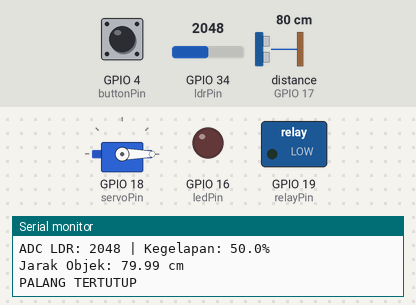
Recording of a sketch running on a simulated ESP32. On the bench: servo, switched loads named in the sketch (green lamp = pin HIGH), output pins drawn as LEDs (lit = HIGH), the last lines printed to the serial monitor. Wiring (from diagram.json): ultrasonic range finder: trigger GPIO 5; echo GPIO 17. The test bench sets the inputs (shaded band); at power-on: distance to the obstacle (sensor on GPIO 17) 80 cm, GPIO 4 (buttonPin) HIGH, GPIO 34 (ldrPin) = 2048 (analog values on the 0–4095 scale). The echo pulse lasts 58.3 µs per cm; WiFi joins after 1.5 s; servers stay silent unless stated; no MQTT or app messages arrive unless stated; pins used as bus, display or sensor lines are not drawn.

Above: at 2.7 s.
2.8 s: distance to the obstacle (sensor on GPIO 17) set to 12 cm
6.5 s: distance to the obstacle (sensor on GPIO 17) set to 9 cm
At 7.0 s:
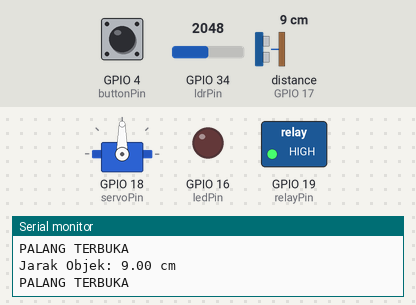
9.5 s: GPIO 4 (buttonPin) pulled LOW for 0.15 s
At 10.5 s:
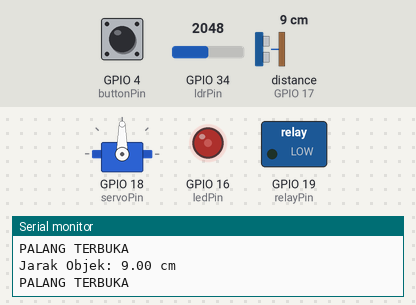
13.7 s: GPIO 4 (buttonPin) pulled LOW for 1 s
At 14.9 s:
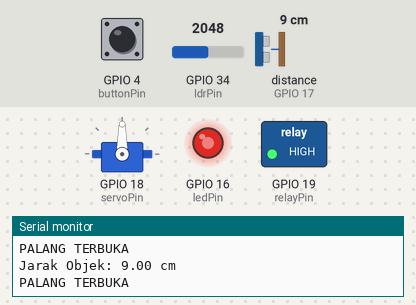
17.5 s: GPIO 4 (buttonPin) pulled LOW for 0.15 s
At 17.8 s:
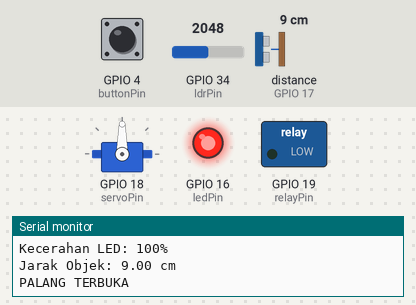
21.7 s: distance to the obstacle (sensor on GPIO 17) set to 18 cm
At 23.0 s:
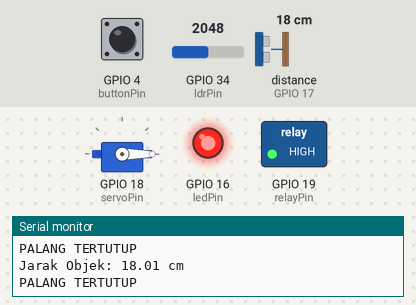
Timing chart, 0 to 25.5 s (numbered marks = the images above; inputs shaded):
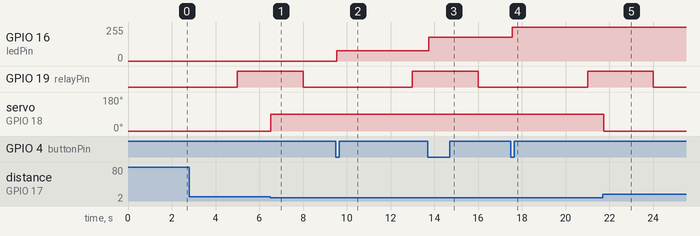

Measured:
- the behaviour switches between 11 and 10 cm on distance to the obstacle (sensor on GPIO 17) (found by bisection; images 0 and 1)
- after the input at 6.5 s, servo on GPIO 18 (servoPin): 0° → 90° at once
- after the input at 9.5 s, GPIO 16 (ledPin): 0/255 → 77/255 after 0.05 s
- after the input at 13.7 s, GPIO 16 (ledPin): 77/255 → 178/255 after 0.05 s
- after the input at 17.5 s, GPIO 16 (ledPin): 178/255 → 255/255 after 0.05 s
- after the input at 21.7 s, servo on GPIO 18 (servoPin): 90° → 0° at once

The sketch:

sketch.ino
```cpp
#include <WiFi.h>
#include <PubSubClient.h>
#include <ESP32Servo.h>

// =====================================
// 1. KONFIGURASI PIN ESP32
// =====================================

const int ledPin = 16;
const int buttonPin = 4;
const int ldrPin = 34;
const int relayPin = 19;
const int servoPin = 18;
const int trigPin = 5;
const int echoPin = 17;

// =====================================
// 2. KONFIGURASI LED PWM
// =====================================

int brightnessLevel = 0;

int brightnessValues[] = {
  0, 77, 179, 255
};

int lastButtonReading = HIGH;
int stableButtonState = HIGH;

unsigned long lastDebounceTime = 0;
const unsigned long debounceDelay = 50;

// =====================================
// 3. KONFIGURASI LDR
// =====================================

int adcValue = 0;
float darkness = 0;

unsigned long lastLDRRead = 0;
const unsigned long ldrInterval = 1000;

// =====================================
// 4. KONFIGURASI RELAY
// =====================================

// Sesuaikan dengan jenis relay.
// Kebanyakan modul relay Active LOW.
const int RELAY_ON = LOW;
const int RELAY_OFF = HIGH;

bool relayState = false;
bool manualRelay = false;

unsigned long lastRelayChange = 0;

// =====================================
// 5. KONFIGURASI SERVO DAN HC-SR04
// =====================================

Servo palang;

long duration;
float distance;

unsigned long lastUltrasonicRead = 0;
const unsigned long ultrasonicInterval = 200;

// =====================================
// 6. KONFIGURASI MQTT DAN WIFI
// =====================================

const char* ssid = "Wokwi-GUEST";
const char* password = "";

const char* mqttServer = "broker.emqx.io";
const int mqttPort = 1883;

// GANTI NIM_KAMU DENGAN NIM ASLI
const char* topicCahaya =
  "unisda/informatika/24063008/cahaya";

const char* topicLampu =
  "unisda/informatika/24063008/lampu";

WiFiClient espClient;
PubSubClient client(espClient);

unsigned long lastPublish = 0;
const unsigned long publishInterval = 5000;

// =====================================
// 7. FUNGSI MENGATUR RELAY
// =====================================

void setRelay(bool status) {

  relayState = status;

  if (status) {
    digitalWrite(relayPin, RELAY_ON);
    Serial.println("RELAY ON - Lampu Menyala");
  } else {
    digitalWrite(relayPin, RELAY_OFF);
    Serial.println("RELAY OFF - Lampu Padam");
  }
}

// =====================================
// 8. FUNGSI LED DAN PUSH BUTTON
// =====================================

void controlLED() {

  int reading = digitalRead(buttonPin);

  if (reading != lastButtonReading) {
    lastDebounceTime = millis();
  }

  if (millis() - lastDebounceTime > debounceDelay) {

    if (reading != stableButtonState) {

      stableButtonState = reading;

      if (stableButtonState == LOW) {

        brightnessLevel =
          (brightnessLevel + 1) % 4;

        ledcWrite(
          ledPin,
          brightnessValues[brightnessLevel]
        );

        Serial.print("Kecerahan LED: ");
        Serial.print(
          brightnessValues[brightnessLevel] * 100 / 255
        );
        Serial.println("%");
      }
    }
  }

  lastButtonReading = reading;
}

// =====================================
// 9. FUNGSI MEMBACA LDR
// =====================================

void readLDR() {

  if (millis() - lastLDRRead >= ldrInterval) {

    lastLDRRead = millis();

    adcValue = analogRead(ldrPin);

    darkness =
      100.0 - (adcValue / 4095.0 * 100.0);

    Serial.print("ADC LDR: ");
    Serial.print(adcValue);

    Serial.print(" | Kegelapan: ");
    Serial.print(darkness, 1);
    Serial.println("%");
  }
}

// =====================================
// 10. FUNGSI RELAY OTOMATIS
// =====================================

void controlRelay() {

  // Jika sudah menerima perintah MQTT,
  // mode manual memiliki prioritas.
  if (manualRelay) {
    return;
  }

  unsigned long currentTime = millis();

  if (relayState) {

    // ON selama 5 detik
    if (currentTime - lastRelayChange >= 5000) {

      setRelay(false);
      lastRelayChange = currentTime;
    }

  } else {

    // OFF selama 3 detik
    if (currentTime - lastRelayChange >= 3000) {

      setRelay(true);
      lastRelayChange = currentTime;
    }
  }
}

// =====================================
// 11. FUNGSI SENSOR ULTRASONIK DAN SERVO
// =====================================

void controlServo() {

  if (millis() - lastUltrasonicRead >=
      ultrasonicInterval) {

    lastUltrasonicRead = millis();

    digitalWrite(trigPin, LOW);
    delayMicroseconds(2);

    digitalWrite(trigPin, HIGH);
    delayMicroseconds(10);

    digitalWrite(trigPin, LOW);

    duration = pulseIn(echoPin, HIGH, 30000);

    if (duration == 0) {

      Serial.println("Objek tidak terdeteksi");

      palang.write(0);

    } else {

      distance = duration * 0.0343 / 2.0;

      Serial.print("Jarak Objek: ");
      Serial.print(distance);
      Serial.println(" cm");

      if (distance < 10) {

        palang.write(90);
        Serial.println("PALANG TERBUKA");

      } else {

        palang.write(0);
        Serial.println("PALANG TERTUTUP");
      }
    }
  }
}

// =====================================
// 12. FUNGSI WIFI
// =====================================

void connectWiFi() {

  Serial.print("Menghubungkan WiFi");

  WiFi.begin(ssid, password);

  while (WiFi.status() != WL_CONNECTED) {

    delay(500);
    Serial.print(".");
  }

  Serial.println();
  Serial.println("WiFi Terhubung!");
}

// =====================================
// 13. FUNGSI CALLBACK MQTT
// =====================================

void callback(
  char* topic,
  byte* payload,
  unsigned int length
) {

  String message = "";

  for (unsigned int i = 0; i < length; i++) {
    message += (char)payload[i];
  }

  Serial.print("Pesan MQTT: ");
  Serial.println(message);

  if (String(topic) == topicLampu) {

    if (message == "ON") {

      manualRelay = true;
      setRelay(true);

      Serial.println("Kontrol MQTT: ON");

    } else if (message == "OFF") {

      manualRelay = true;
      setRelay(false);

      Serial.println("Kontrol MQTT: OFF");
    }
  }
}

// =====================================
// 14. FUNGSI RECONNECT MQTT
// =====================================

void reconnectMQTT() {

  while (!client.connected()) {

    Serial.print("Menghubungkan MQTT...");

    String clientId = "ESP32-UNISDA-";
    clientId += String(
      (uint32_t)ESP.getEfuseMac(), HEX
    );

    if (client.connect(clientId.c_str())) {

      Serial.println("MQTT Terhubung!");

      client.subscribe(topicLampu);

      Serial.println("Subscribe berhasil!");

    } else {

      Serial.print("Gagal, kode: ");
      Serial.println(client.state());

      delay(2000);
    }
  }
}

// =====================================
// 15. FUNGSI PUBLISH DATA LDR
// =====================================

void publishLDR() {

  if (millis() - lastPublish >= publishInterval) {

    lastPublish = millis();

    char data[20];

    snprintf(
      data,
      sizeof(data),
      "%.1f",
      darkness
    );

    if (client.connected()) {

      client.publish(topicCahaya, data);

      Serial.print("MQTT Publish: ");
      Serial.print(data);
      Serial.println("%");
    }
  }
}

// =====================================
// 16. SETUP
// =====================================

void setup() {

  Serial.begin(115200);

  // Inisialisasi LED
  pinMode(ledPin, OUTPUT);
  pinMode(buttonPin, INPUT_PULLUP);

  ledcAttach(ledPin, 5000, 8);
  ledcWrite(ledPin, 0);

  // Inisialisasi LDR
  pinMode(ldrPin, INPUT);
  analogReadResolution(12);

  // Inisialisasi relay
  pinMode(relayPin, OUTPUT);

  setRelay(true);
  lastRelayChange = millis();

  // Inisialisasi ultrasonik
  pinMode(trigPin, OUTPUT);
  pinMode(echoPin, INPUT);

  // Inisialisasi servo
  palang.setPeriodHertz(50);
  palang.attach(servoPin, 500, 2400);
  palang.write(0);

  // Koneksi WiFi
  connectWiFi();

  // Konfigurasi MQTT
  client.setServer(mqttServer, mqttPort);
  client.setCallback(callback);

  Serial.println("==========================");
  Serial.println("SISTEM UTS PRAKTIKUM IoT");
  Serial.println("SELURUH MODUL AKTIF");
  Serial.println("==========================");
}

// =====================================
// 17. LOOP UTAMA
// =====================================

void loop() {

  // Soal 1: LED PWM dan tombol
  controlLED();

  // Soal 2: Pembacaan sensor LDR
  readLDR();

  // Soal 3: Relay otomatis
  controlRelay();

  // Soal 4: Servo dan ultrasonik
  controlServo();

  // Soal 5: Koneksi dan komunikasi MQTT
  if (!client.connected()) {
    reconnectMQTT();
  }

  client.loop();

  // Mengirim data LDR setiap 5 detik
  publishLDR();
}
```
